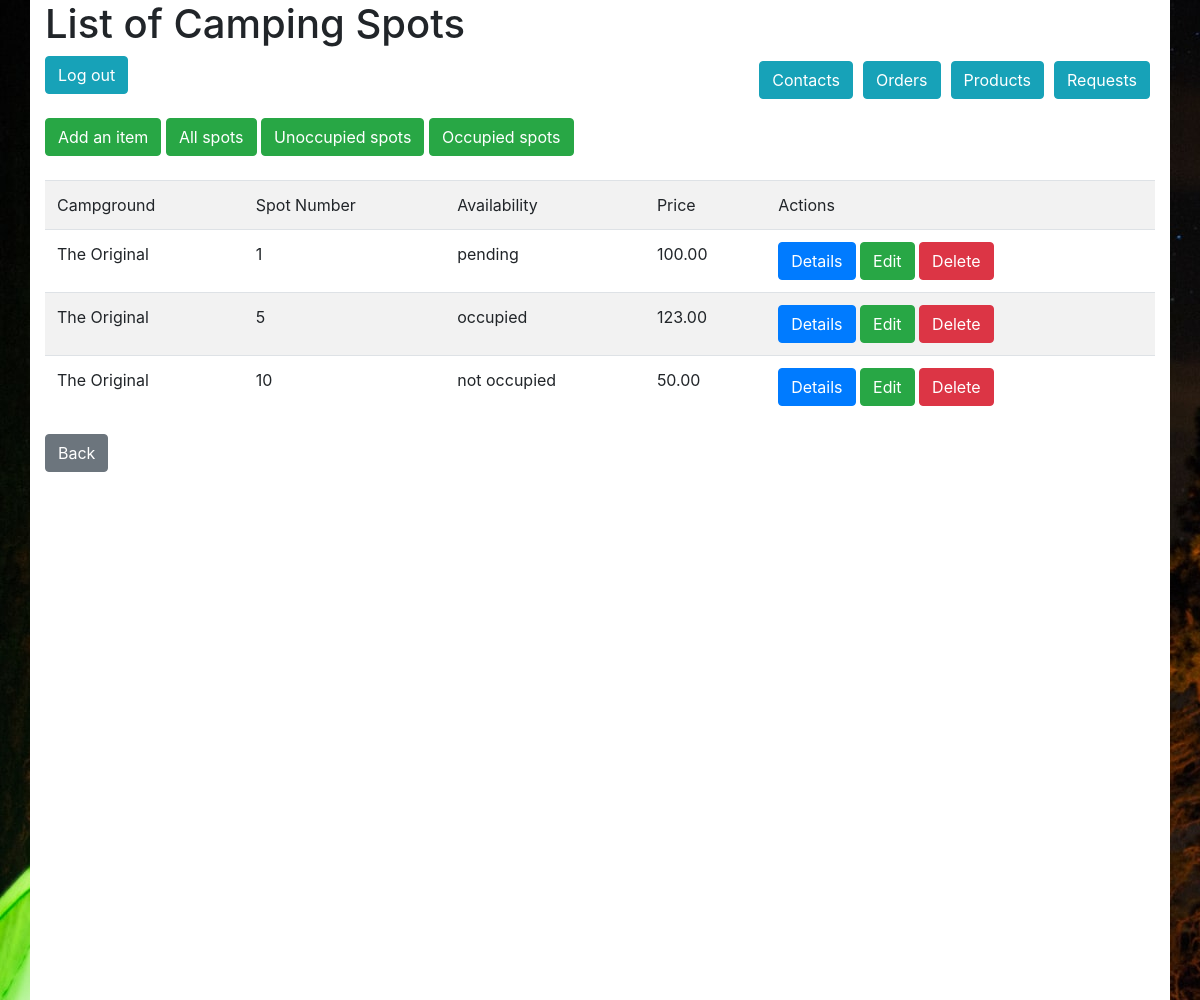
Before: / with the older database file.
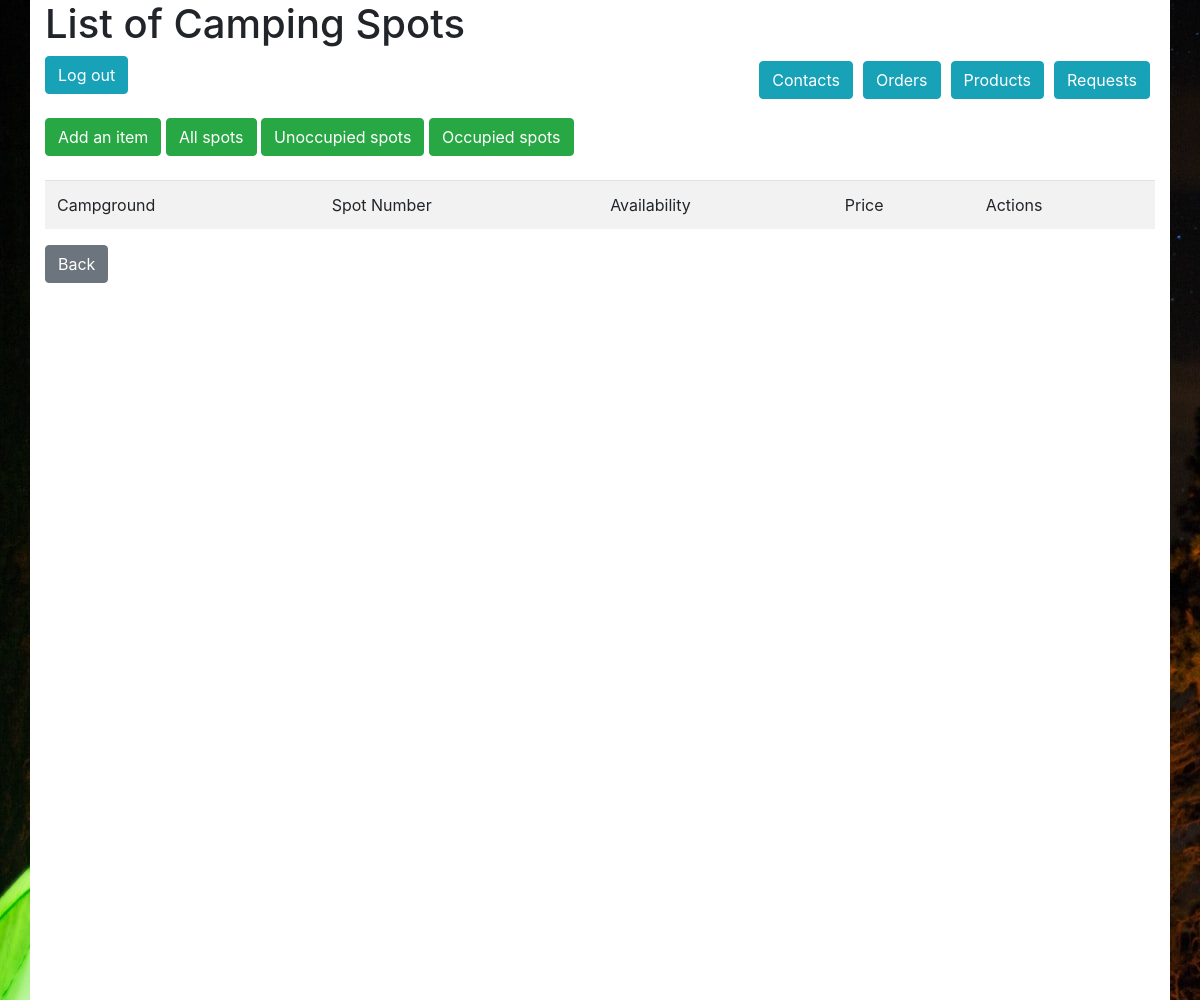
After: the same page with the newer database file.
### tables this page shows
CREATE TABLE `camping_spot` (
  `camping_spot_id` int(11) NOT NULL,
  `campground_id` int(11) NOT NULL,
  `description` text NOT NULL,
  `image` varchar(100) NOT NULL DEFAULT 'default.png',
  `availability` enum('occupied','not occupied','pending') NOT NULL,
  `price` decimal(7,2) NOT NULL,
  `spot_number` int(11) NOT NULL
);

CREATE TABLE `campground` (
  `campground_id` int(11) NOT NULL,
  `name` varchar(50) NOT NULL,
  `street` varchar(50) NOT NULL,
  `postal_code` varchar(50) NOT NULL,
  `province` varchar(50) NOT NULL
);

### app/controllers/HomeController.php (called while the page is built, shortened)
<?php
	class HomeController extends Controller{
		public function index(){
			$items = $this->model('Camping_spot')->get();
			$this->view('home/index', ['items'=>$items]);
		}
	}
?>

### app/core/App.php (called while the page is built, shortened)
<?php
class App{
	var $method = 'index';
	public function __construct(){
		$url = $this->parseURL();
		$this->controller = new $this->controller();
		$this->params = $url ? array_values($url) : [];
		call_user_func_array([$this->controller, $this->method], $this->params);
	}
}
?>

### index.php (called while the page is built, shortened)
<?php
	new App();
?>

### app/models/Camping_spot.php (called while the page is built, shortened)
<?php
	class Camping_spot extends Model{
		public function get(){
			$SQL = 'SELECT * FROM Camping_spot INNER JOIN campground ON Camping_spot.campground_id = campground.campground_id';
			$stmt = self::$_connection->prepare($SQL);
			$stmt->execute();
			$stmt->setFetchMode(PDO::FETCH_CLASS, 'Camping_spot');
			return $stmt->fetchAll();
		}
	}
?>

### app/core/Model.php (called while the page is built, shortened)
<?php
	class Model{
		public function __construct(){
			$host = 'localhost';
			$dbname = 'camping';
			$user = 'camping_user';
			$password = 'tjAOLl7NQlvOtES9';
		}
	}
?>

### app/views/home/index.php (the view, shortened to what this page needs)
<!DOCTYPE html>
<!doctype html>
<html lang="en">
  <head>
    <link rel="stylesheet" href="https://stackpath.bootstrapcdn.com/bootstrap/4.4.1/css/bootstrap.min.css">
  </head>
  <body>
   <div style="background-image: url('../images/camp4.jpg');height: 1000px;">
    <div class='container' style="height: 1000px; background-color: white;">
    <h1>List of Camping Spots</h1>
      <a href="/Camping/login/logout" class= "btn btn-info">Log out</a>
      <a href="/Camping/camping_spot/requests" class="btn btn-info" style="float: right; margin: 5px;">Requests</a>
      <a href="/Camping/product/index" class="btn btn-info" style="float: right; margin: 5px;">Products</a>
      <a href="/Camping/orders/index" class="btn btn-info" style="float: right; margin: 5px;">Orders</a>
      <a href="/Camping/contact/index" class="btn btn-info" style="float: right; margin: 5px;">Contacts</a>
    	<a href="/Camping/home/create" class="btn btn-success">Add an item</a>
      <a href="/Camping/home/index" class="btn btn-success">All spots</a>
      <a href="/Camping/home/freeSpot" class="btn btn-success">Unoccupied spots</a>
      <a href="/Camping/home/occupiedSpot" class="btn btn-success">Occupied spots</a>
			<table class="table table-striped">
				<tr><td>Campground</td><td>Spot Number</td><td>Availability</td><td>Price</td><td>Actions</td></tr>
			   <?php
					foreach($data['items'] as $item){
						echo "<tr><td>$item->name</td><td>$item->spot_number</td><td>$item->availability</td><td>$item->price</td><td>
						<a href = '/Camping/home/detail/$item->camping_spot_id' class='btn btn-primary'>Details</a>
						<a href = '/Camping/home/edit/$item->camping_spot_id' class='btn btn-success'>Edit</a>
						<a href = '/Camping/home/delete/$item->camping_spot_id' class='btn btn-danger'>Delete</a>
						</td></tr>";
					}
				?>
	</table>
    <a href="/Camping/profile/index" class="btn btn-secondary">Back</a>
    </div>
  </div>
  </body>
</html>

### app/core/Controller.php (shortened to what this page needs)
<?php
	class Controller{
		public function model($model){
			if(file_exists('app/models/'. $model . '.php')){
				return new $model();
			}
			else{
				return null;
			}
		}
		public function view($name, $data = []){
			if(file_exists('app/views/'. $name . '.php')){
				include 'app/views/'. $name . '.php';
			}
			else{
				echo 'ERROR : the view $name does not exist!';
			}
		}
	}
?>

Changed rows visible on the page:
removed camping_spot: campground.name "The Original", spot_number "1", availability "pending", price "100.00"
removed camping_spot: campground.name "The Original", spot_number "5", availability "occupied", price "123.00"
removed camping_spot: campground.name "The Original", spot_number "10", availability "not occupied", price "50.00"
